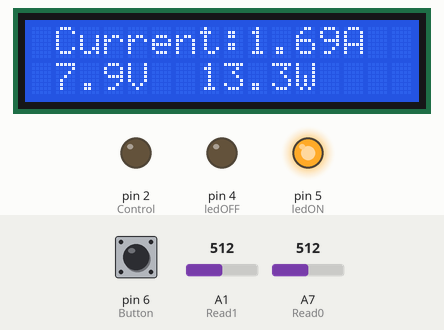
This sketch was run on a simulated Arduino Nano, built with avr-gcc and run on an emulated ATmega328P. Shown: 16×2 character LCD, output pins drawn as LEDs (lit = HIGH). The inputs (shaded band) are chosen by the test bench; at power-on: pin 6 (Button) HIGH, A1 (Read1) = 512, A7 (Read0) = 512.

Above: at 2.7 s.
2.8 s: pin 6 (Button) pulled LOW for 1 s
At 4.8 s:
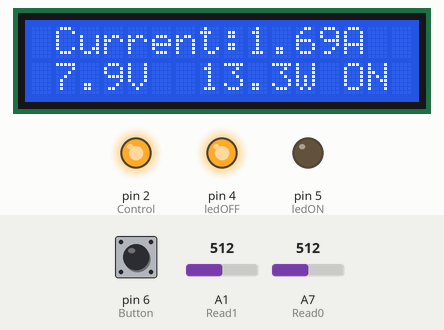
5.3 s: A1 (Read1) set to 396
At 6.1 s:
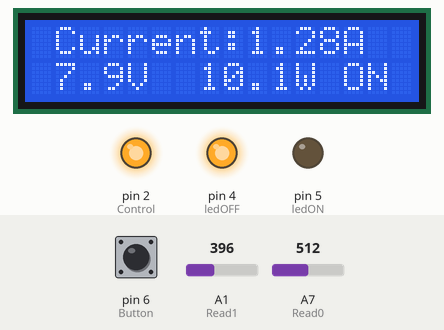
6.8 s: A1 (Read1) set to 371
At 8.0 s:
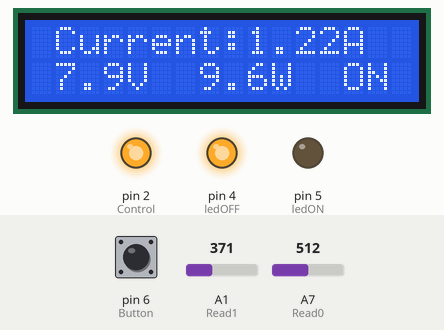
8.3 s: A7 (Read0) set to 951
At 9.3 s:
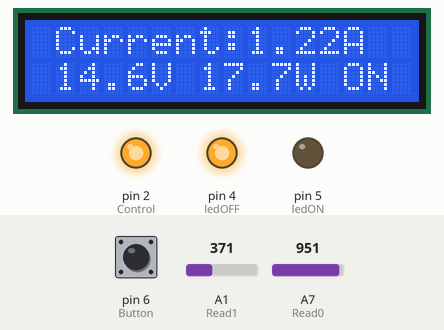
9.8 s: A7 (Read0) set to 968
At 10.9 s:
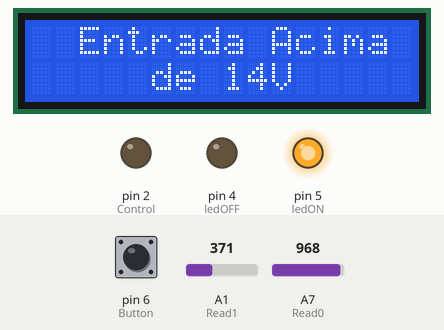
11.3 s: A7 (Read0) set to 900
At 11.7 s:
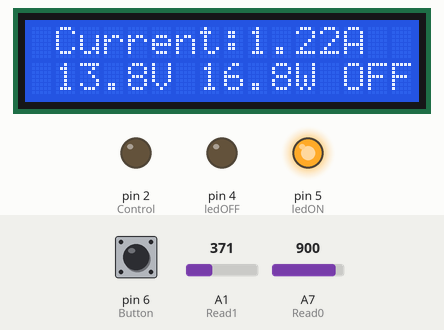
Timing chart, 0 to 13.8 s (numbered marks = the images above; inputs shaded):
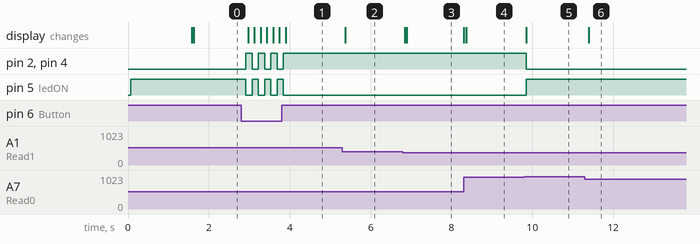

Measured:
- the behaviour switches between 959 and 960 on A7 (Read0) (found by bisection; images 4 and 5)
- after the input at 2.8 s, pin 2 (Control), pin 4 (ledOFF): alternates HIGH for 0.15 s and LOW for 0.15 s, 7 changes in all, then stays HIGH, starting after 0.12 s; pin 5 (ledON): alternates HIGH for 0.15 s and LOW for 0.15 s, 7 changes in all, then stays LOW, starting after 0.12 s; the display: changes after 0.17 s (image 1)
- after the input at 5.3 s, the display: changes after 0.07 s (image 2)
- after the input at 6.8 s, the display: first changes at once (image 3 shows a later state)
- after the input at 8.3 s, the display: first changes at once (image 4 shows a later state)
- after the input at 9.8 s, pin 2 (Control), pin 4 (ledOFF): HIGH → LOW at once; pin 5 (ledON): LOW → HIGH at once; the display: changes at once (image 5)
- after the input at 11.3 s, the display: changes after 0.10 s (image 6)

The sketch:

CargaEletr_nica.ino
```cpp
//Projeto|Carga eletrônica
//By Dhanuzio Alves
//Canal Engenharia entendida
//Março 2021
//============================================================================================================================
#include <LiquidCrystal.h>
#define Button 6
#define ledON 5
#define ledOFF 4
#define Control 2
#define Read0 A7
#define Read1 A1
bool Buttonstate = false;
float Current = 00.00;
float Volts = 0.00;
float Watts = 00.00;
float Voltsvalue = 00.00;
float Currentvalue = 0.00;
String State = "";
LiquidCrystal lcd(7,8,9,10,11,12);
void setup() {
lcd.begin(16,2);
pinMode(Control,OUTPUT);
pinMode(Button,INPUT_PULLUP);
pinMode(ledON,OUTPUT);
pinMode(ledOFF,OUTPUT);
digitalWrite(ledON,HIGH);
digitalWrite(ledOFF,LOW);
digitalWrite(Control,LOW);
    lcd.setCursor(2,0);
    lcd.print("Carga Ativa");
    lcd.setCursor(6,1);
    lcd.print("36 W");
    delay(1500);
printlcd();
}
void loop() {
     while(Volts>74){
      Serial.println(Volts);
            lcd.clear();
            lcd.print("  Entrada Acima");
            lcd.setCursor(5,1);
            lcd.print("de 14V");
            digitalWrite(Control,LOW);
            digitalWrite(ledON,HIGH);
            digitalWrite(ledOFF,LOW);
            delay(1500);
            Volts=analogRead(Read0);
            Volts=map(Volts,0,1023.0,0,80.0);
            State="OFF";
            }
   if(digitalRead(Button)==LOW && Buttonstate==false){
      delay(100);
      digitalWrite(Control,HIGH);
      digitalWrite(ledON,LOW);
      digitalWrite(ledOFF,HIGH);
      Buttonstate=true;
      State="ON";
   }
   else if(digitalRead(Button)==LOW && Buttonstate==true){
      delay(100);
      digitalWrite(Control,LOW);
      digitalWrite(ledON,HIGH);
      digitalWrite(ledOFF,LOW);
      Buttonstate=false;
      State="OFF";
   }
   for(int x=0;x<200;x++){
   Current+=analogRead(Read1);
   }
   Current=Current/200.0;
   for(int i=0;i<200;i++){
   Volts+=analogRead(Read0);
   }
   Volts=Volts/200.0;
   Volts=map(Volts,0,1023.0,0,80.0);
   Voltsvalue=Volts*0.197;
   Current=map(Current,0,1023.0,0,100.0);
   Currentvalue=Current*0.0338;
   Watts=Currentvalue*Voltsvalue;
   printlcd();
  }
void printlcd(){
  lcd.clear();
  lcd.print(" Current:");
    if(Currentvalue<1){
      Currentvalue=Currentvalue*1000;
      lcd.print(Currentvalue,0);
      lcd.print(" mA");
    }
    else if(Currentvalue>=1){
      lcd.print(Currentvalue,2);
      lcd.print("A");
    }
  lcd.setCursor(1,1);
  lcd.print(Voltsvalue,1);
  lcd.print("V");
  lcd.setCursor(7,1);
  lcd.print(Watts,1);
  lcd.print("W");
  lcd.setCursor(13,1);
  lcd.print(State);
}
```
